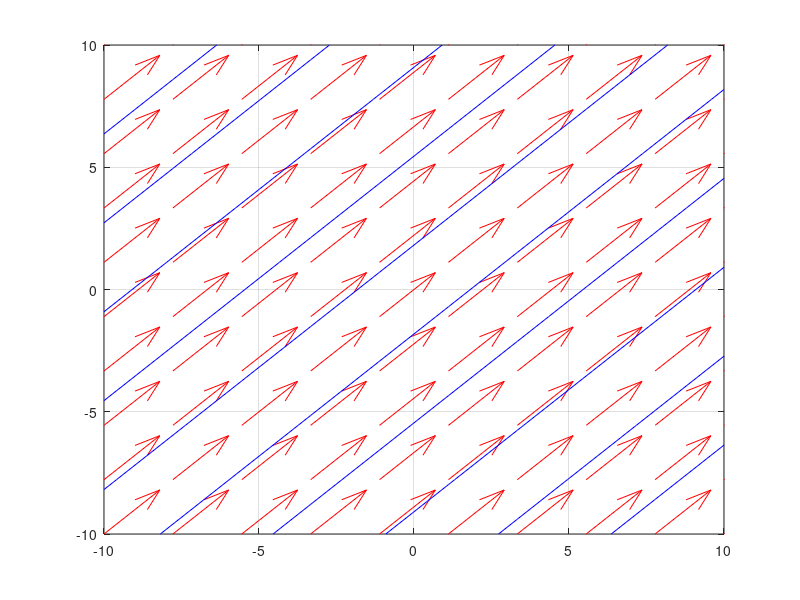

The MATLAB source for this figure:
clc,clear

% Escoamento uniforme
alpha = 45;
V = 1;

num = 10;
vec_x = linspace(-10,10,num);
vec_y = linspace(-10,10,num);

[X,Y] = meshgrid(vec_x,vec_y);

u = zeros(num);
v = zeros(num);
for i = 1:num
    for j = 1:num
        u(i,j) = V*cosd(alpha);
        v(i,j) = V*sind(alpha);
    end
end
figure(1),clf
quiver(X,Y,u,v,'r'),grid on,hold on
%streamline(X,Y,u,v,X,Y);

psi = u.*Y - v.*X;
contour(X,Y,psi,'b')
